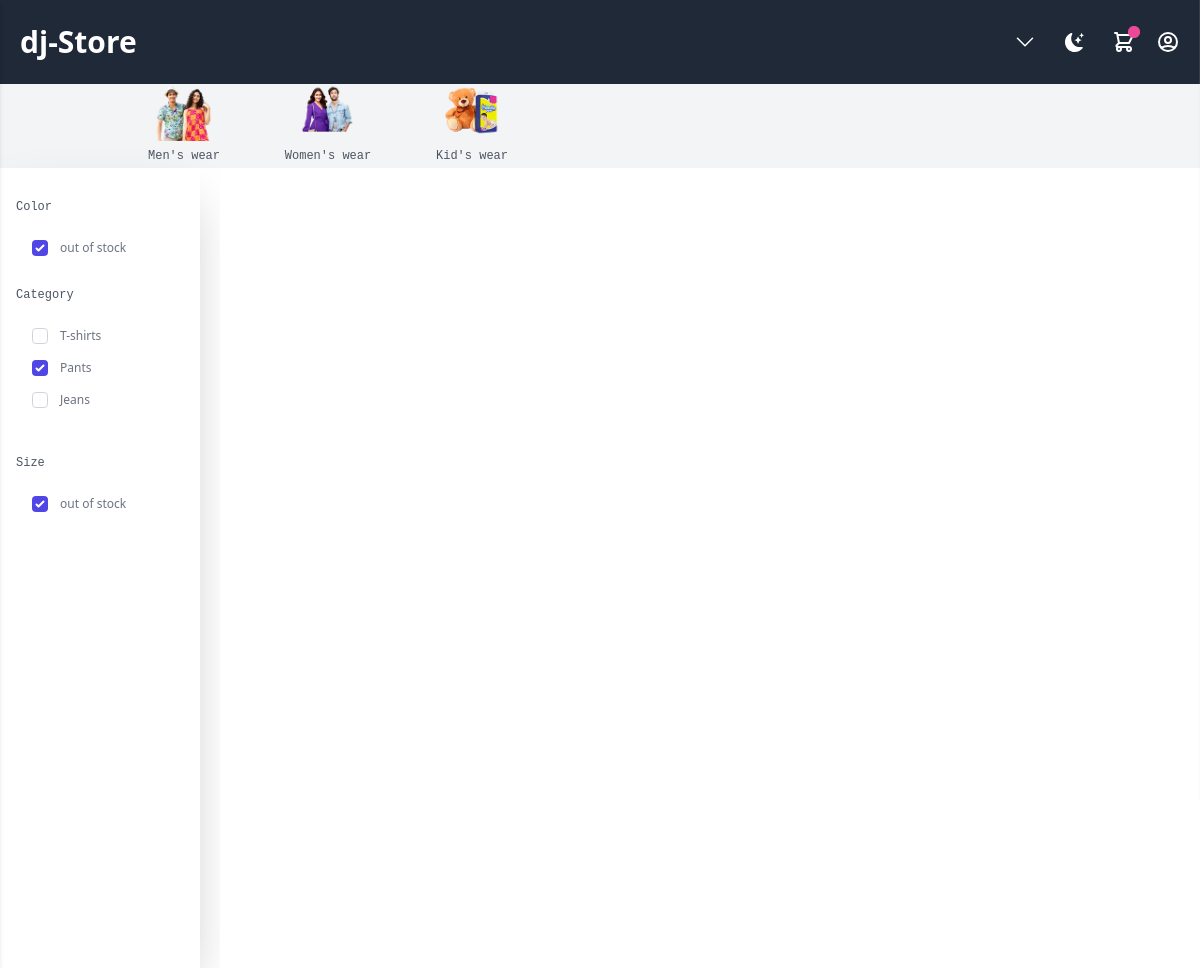
Screenshot of /product-list/2/mens-pant/?category=2 with the database file from the repository.
### app/models.py (models this page shows, shortened)
class Categories(models.Model):
    id = models.AutoField(primary_key=True)
    title = models.CharField(max_length=50, null=False, blank=False)
    slug = models.CharField(max_length=50, null=False,
                            blank=False, unique=True)
    thumbnail = models.ImageField(
        upload_to='categories/', null=False, blank=False)

class SubCategoriesVariant(models.Model):
    id = models.AutoField(primary_key=True)
    subcategory = models.ForeignKey(SubCategories, on_delete=models.CASCADE)
    title = models.CharField(max_length=50, null=False, blank=False)
    slug = models.CharField(max_length=50, null=False,
                            blank=False, unique=True)

### app/views.py (the view)
class ProductListView(View):
    def get(self, request, *args, **kwargs):
        pk = kwargs['pk']
        sub_cat = SubCategoriesVariant.objects.get(id=pk).subcategory
        category_filter = SubCategories.objects.get(id=sub_cat.id)
        category = request.GET.getlist('category')
        color = request.GET.getlist('color')
        size = request.GET.getlist('size')
        related_color_products = Product.objects.filter(
            subcategoryvariant__in=category)
        result_color = []
        for related_color_product in related_color_products:
            if (related_color_product.color is not None) and (related_color_product.color.id not in result_color):
                result_color.append(related_color_product.color.id)
        color_filter = Color.objects.filter(id__in=result_color)
        related_size_products = Product.objects.filter(
            subcategoryvariant__in=category)
        result_size = []
        for related_size_product in related_size_products:
            if (related_size_product.size is not None) and (related_size_product.size.id not in result_size):
                result_size.append(related_size_product.size.id)
        size_filter = Size.objects.filter(id__in=result_size)
        product = Product.objects.filter(subcategoryvariant=pk)
        if category:
            product = Product.objects.filter(subcategoryvariant__in=category)
        if color:
            product = product.filter(color__in=color)
        if size:
            product = product.filter(size__in=size)
        context = {
            'categories': Categories.objects.all(),
            'products': product,
            'category_filter': category_filter.subcategoriesvariant_set.all(),
            'color_filter': color_filter,
            'size_filter': size_filter,
            'active_category_filter': category,
            'active_color_filter': color,
            'active_size_filter': size
        }
        return render(self.request, template_name='product_list.html', context=context)

### app/templatetags/customfilters.py (called while the page is built)
@register.filter(name='cart')
def cart(user):
    return Cart.objects.filter(user=User(user.id))

@register.filter(name='total_payable_amount')
def total_payable_amount(cart):
    sum = 0
    for item in cart:
        if item.product_variant != None:
            sum += (item.product_variant.price - (item.product_variant.price * item.product_variant.discount/100)) * item.quantity
        else:
            sum += (item.product.price - (item.product.price * item.product.discount/100)) * item.quantity
    return floor(sum)

@register.filter(name='filter_active')
def filter_active(val1,val2):
    try:
        if str(val1) in val2:
            return True
        else:
            return False
    except:
        return False

### app/templates/product_list.html (shortened to what this page needs)
{% extends 'base.html' %} {% load customfilters %} {% block content %}
<div class="flex gap-5 dark:bg-slate-900 h-screen">
  <div
    class="hidden md:block w-1/6 dark:bg-slate-800 px-4 shadow-2xl"
    style="height: 100vh"
  >
    <form action="" id="submitForm" method="GET">
      <br />
      <div class="form-group">
        <span class="font-mono text-xs text-gray-600 dark:text-white mb-4"
          >Color</span
        >
        <br /><br />
        {% if color_filter %}
          {% for color in color_filter %}
          <div class="flex items-center ml-4 mb-4">
            <input
              onchange="submitForm()"
              value="{{ color.id }}"
              {% if color.id|filter_active:active_color_filter %} checked {% endif %}
              type="checkbox"
              class="h-4 w-4 rounded border-gray-300 text-indigo-600 focus:ring-indigo-500"
              name="color"
              id="color"
            />
            <span
              class="ml-3 rounded-full border"
              style='background-color: {{ color.code }}; width: 20px; height: 20px;'
            ></span>
          </div>
          {% endfor %}
         {% else %}
        <div class="flex items-center ml-4">
          <input
            checked
            disabled
            type="checkbox"
            class="h-4 w-4 rounded border-gray-300 text-indigo-600 focus:ring-indigo-500"
            name="color"
            id="color"
          />
          <label
            class="ml-3 min-w-0 flex-1 text-xs text-gray-500 dark:text-zinc-200"
            >out of stock</label
          >
        </div>
        {% endif %}
      </div>
      <br />
      <div class="">
        <span class="font-mono text-xs text-gray-600 dark:text-white mb-4"
          >Category</span
        >
        <br /><br />
        {% if category_filter %}
          {% for category in category_filter %}
          <div  class="flex items-center ml-4 mb-4">
            <input
              {% if category.id|filter_active:active_category_filter %} checked {% endif %}
              onchange="submitForm()"
              value="{{ category.id }}"
              type="checkbox"
              class="h-4 w-4 rounded border-gray-300 text-indigo-600 focus:ring-indigo-500"
              name="category"
            />
            <label
              class="ml-3 min-w-0 flex-1 text-xs text-gray-500 dark:text-zinc-200"
              >{{ category.title }}</label
            >
          </div>
          {% endfor %}
        {% endif %}
      </div>
      <br />
      <div class="form-group">
        <span class="font-mono text-xs text-gray-600 dark:text-white mb-4"
          >Size</span
        >
        <br /><br />
        {% if size_filter %}
          {% for size in size_filter %}
          <div class="flex items-center ml-4 mb-4">
            <input
              onchange="submitForm()"
              value="{{ size.id }}"
              {% if size.id|filter_active:active_size_filter %} checked {% endif %}
              type="checkbox"
              class="h-4 w-4 rounded border-gray-300 text-indigo-600 focus:ring-indigo-500"
              name="size"
              id="size"
            />
            <label
              class="ml-3 min-w-0 flex-1 text-xs text-gray-500 dark:text-zinc-200"
              >{{ size.name }}</label
            >
          </div>
          {% endfor %}
        {% else %}
        <div class="flex items-center ml-4">
          <input
            checked
            disabled
            type="checkbox"
            class="h-4 w-4 rounded border-gray-300 text-indigo-600 focus:ring-indigo-500"
            name="color"
            id="color"
          />
          <label
            class="ml-3 min-w-0 flex-1 text-xs text-gray-500 dark:text-zinc-200"
            >out of stock</label
          >
        </div>
        {% endif %}
      </div>
    </form>
  </div>
  <section
    class="text-gray-600 bg-white dark:bg-gray-900 body-font w-full md:w-4/5"
  >
    <div class="container px-1 sm:px-5 py-5 mx-auto">
    </div>
  </section>
</div>
{% endblock %}

### app/templates/nav.html (shortened to what this page needs)
{% load customfilters %} {% block nav %}
<div>
  <section class="relative mx-auto">
    <nav class="flex justify-between bg-gray-800 text-white w-screen">
      <div class="px-5 xl:px-12 py-6 flex w-full items-center">
        <a class="text-3xl font-bold font-heading" href="/"> dj-Store </a>
        <div class="hidden md:block md:flex items-center space-x-5 items-center">
          <a class="hover:text-gray-200" href="#" onclick="showDropDown(event)">
            <svg
              xmlns="http://www.w3.org/2000/svg"
              fill="none"
              viewBox="0 0 24 24"
              stroke-width="1.5"
              stroke="currentColor"
              class="w-6 h-6"
            >
              <path
                stroke-linecap="round"
                stroke-linejoin="round"
                d="M19.5 8.25l-7.5 7.5-7.5-7.5"
              />
            </svg>
          </a>
        </div>
        <a onclick="switchTheme()">
        </a>
        <a
          class="flex items-center hover:text-gray-200 cursor-pointer"
          onclick="showCart(event)"
        >
          <span class="flex absolute -mt-5 ml-4">
            <span class="relative inline-flex rounded-full h-3 w-3 bg-pink-500">
            </span>
          </span>
        </a>
        <a
          class="flex items-center hover:text-gray-200"
          href="{% url 'profile' %}"
        >
        </a>
      </div>
    </nav>
  </section>
</div>
<div
  class="menu-bar md:px-28 bg-gray-100 dark:bg-gray-700 {% if categories == None %} hidden {% endif %}"
  style="height: 84px"
>
  <ul class="flex overflow-scroll">
    {% for category in categories %}
    <li class="group">
      <div
        onclick="showMegaMenu('{{ forloop.counter }}')"
        class="w-32 md:w-36 flex flex-col justify-center md:hover:bg-gray-200 text-gray-600 dark:text-zinc-200 dark:md:hover:text-gray-900 items-center cursor-pointer"
        style="height:84px;"
      >
      <div style="margin-bottom:6px;">
        <img
          src="{{ category.thumbnail.url }}"
          alt=""
          style="display: block; height: 60px; width: 60px; margin: auto"
        />
        <small class="font-mono text-xs "
          >{{ category.title }}</small
        >
        </div>
      </div>
    </li>
    {% endfor %}
  </ul>
</div>
{% endblock %}

### static/css/globals.css (style rules this page uses)
body { overflow-x: hidden !important; }

### app/templates/base.html (style rules this page uses)
* { -ms-overflow-style: none; scrollbar-width: none; }

### rows the page displays
Categories: thumbnail (picture), title "Men's wear"
Categories: thumbnail (picture), title "Women's wear"
Categories: thumbnail (picture), title "Kid's wear"
SubCategoriesVariant: title "T-shirts"
SubCategoriesVariant: category "☑", title "Pants"
SubCategoriesVariant: title "Jeans"
